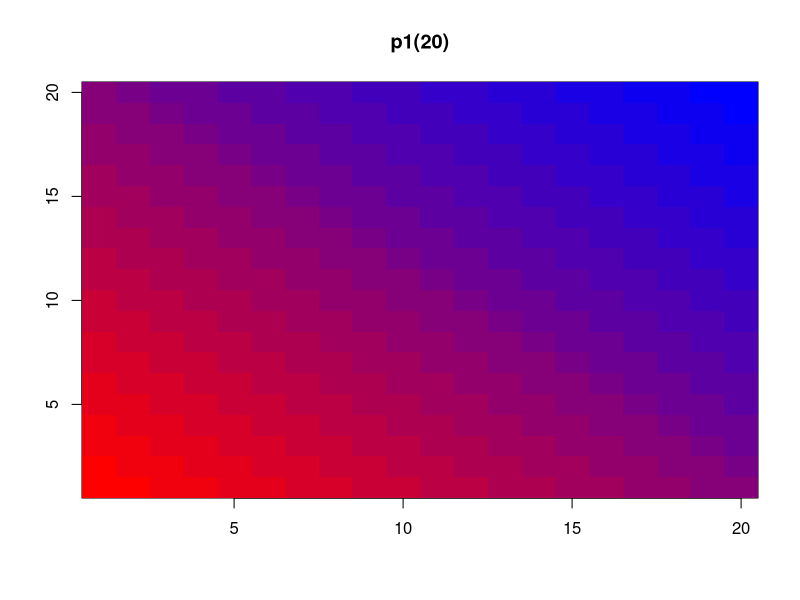
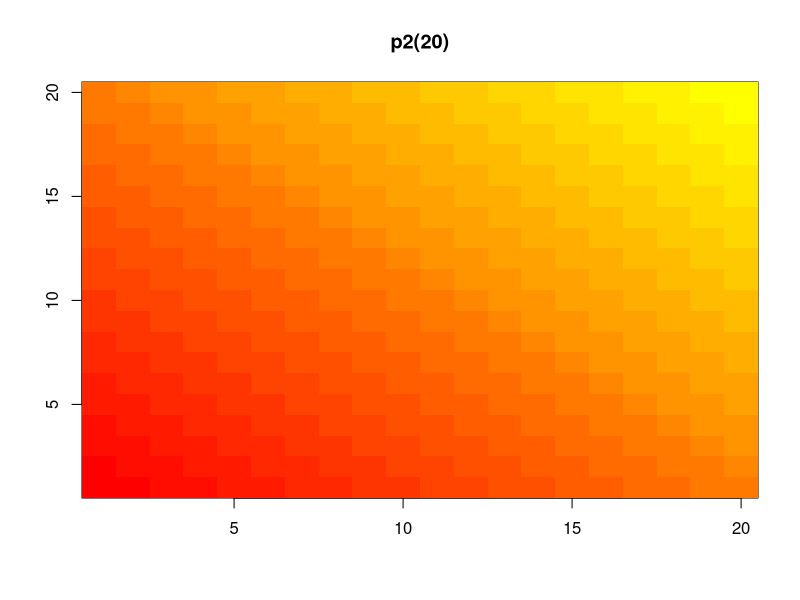
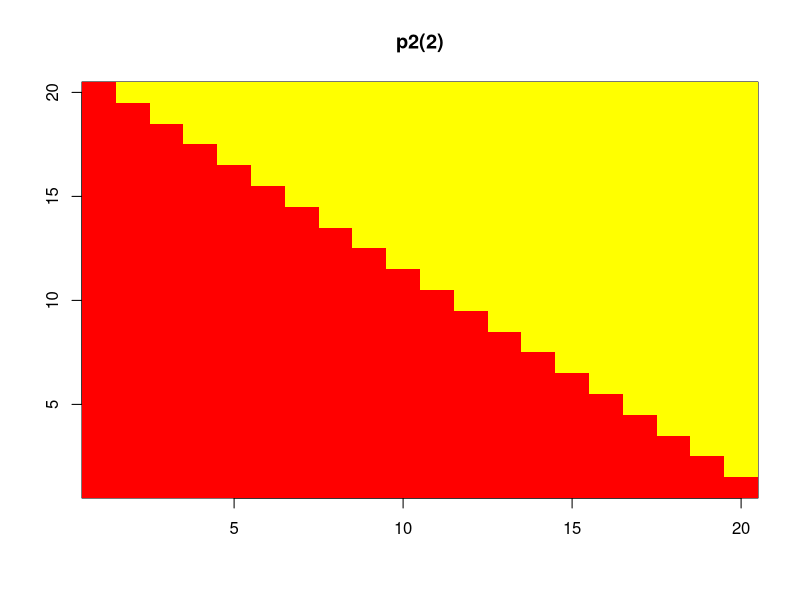

Reproduce these figures in R, in order. (Note: this script raises an error after producing the figures.)
pal <- colorRamp(c("red", "blue"))
pal(0)
# [,1] [,2] [,3]
# [1,]  255    0    0

pal(1)
# [,1] [,2] [,3]
# [1,]    0    0  255

pal(.5)
# (127.5,0,127.5)

pal(seq(0,1,len=6))
# [,1] [,2] [,3]
# [1,]  255    0    0
# [2,]  204    0   51
# [3,]  153    0  102
# [4,]  102    0  153
# [5,]   51    0  204
# [6,]    0    0  255

p1 <- colorRampPalette(c("red","blue"))
p1(2)
# [1] "#FF0000" "#0000FF"

p1(6)
# [1] "#FF0000" "#CC0033" "#990066" "#650099" "#3200CC" "#0000FF"

0xcc
# [1] 204

p2 <- colorRampPalette(c("red", "yellow"))
p2(2)
# [1] "#FF0000" "#FFFF00"

p2(10)
# [1] "#FF0000" "#FF1C00" "#FF3800" "#FF5500" "#FF7100" "#FF8D00" "#FFAA00" "#FFC600" "#FFE200" "#FFFF00"

showMe <- 
function(cv){
  myarg <- deparse(substitute(cv))
  z<- outer( 1:20,1:20, "+")
  obj<- list( x=1:20,y=1:20,z=z )
  image(obj, col=cv, main=myarg  )
}

showMe(p1(20))
## Here we see a similar display, the colors moving from red to yellow, the base
## colors of our p2 palette. For fun, see what p2(2) looks like using showMe.
showMe(p2(20))
showMe(p2(2))

## We mentioned before that colorRamp (and colorRampPalette) could return a 3 
## or 4 long vector of colors. We saw 3-long vectors returned indicating red, 
## green, and blue intensities. What would the 4th entry be?
## We'll answer this indirectly. First, look at the function p1 that 
## colorRampPalette returned to you. Just type p1 at the command prompt.

p1
# function (n) 
# {
#     x <- ramp(seq.int(0, 1, length.out = n))
#     if (ncol(x) == 4L) 
#         rgb(x[, 1L], x[, 2L], x[, 3L], x[, 4L], maxColorValue = 255)
#     else rgb(x[, 1L], x[, 2L], x[, 3L], maxColorValue = 255)
# }
# <bytecode: 0x7fc7aa0832b0>
# <environment: 0x7fc7b05314d8>

## The heart of p1 is really the call to the function rgb with either 4 or 5 
## arguments. Use the ?fun construct to look at the R documentation for rgb now

## Create the function p3 now by calling colorRampPalette
## with the colors blue and green (remember to concatenate them into a single 
## argument) and setting the alpha argument to .5.
p3 <- colorRampPalette(c("blue", "green"), alpha = .5)

p3(5)
# [1] "#0000FFFF" "#003FBFFF" "#007F7FFF" "#00BF3FFF" "#00FF00FF"

## We generated 1000 random normal pairs for you in the variables x and y. 
## We'll plot them in a scatterplot by calling plot with 4 arguments. 
## The variables x and y are the first 2. The third is the print character
## argument pch. Set this equal to 19 (filled circles). The final argument 
## is col which should be set equal to a call to rgb. Give rgb 3 
## arguments, 0, .5, and .5.
plot(x,y,pch=19, col=rgb(0,.5,.5))


## Well this picture is okay for a scatterplot, a nice mix of blue and green, 
## but it really doesn't tell us too much information in the center portion, 
## since the points are so thick there. We see there are a lot of points,
## but is one area more filled than another? We can't really discriminate 
## between different point densities. This is where the alpha argument can 
## help us. Recall your plot command (use the up arrow) and add a 4th argument,
## .3, to the call to rgb. This will be our value for alpha.
plot(x,y,pch=19, col=rgb(0,.5,.5,.3))

## Our last topic for this lesson is the RColorBrewer Package, available 
## on CRAN, that contains interesting and useful color palettes, of which 
## there are 3 types, sequential, divergent, and qualitative. Which one 
## you would choose to use depends on your data.

## These colorBrewer palettes can be used in conjunction with the colorRamp() 
## and colorRampPalette() functions. You would use colors from a colorBrewer 
## palette as your base palette,i.e., as arguments to colorRamp or
## colorRampPalette which would interpolate them to create new colors.

## As an example of this, create a new object, cols by calling the function 
## brewer.pal with 2 arguments, 3 and "BuGn". The string "BuGn" is the 
## second last palette in the sequential display. The 3 tells the 
## function how many different colors we want.
cols <- brewer.pal(3, "BuGn")
showMe(cols)

## We see 3 colors, mixes of blue and green. Now create the variable pal by 
## calling colorRampPalette with cols as its argument.
pal <- colorRampPalette(cols)

showMe(pal(3))

##l The call showMe(pal(3)) would be identical to the showMe(cols) call. 
## So use showMe to look at pal(20)
showMe(pal(20))

## Now we can use the colors in pal(20) to display topographic information 
## on Auckland's Maunga Whau Volcano. R provides this information in a 
## matrix called volcano which is included in the package datasets.  Call the R
## function image with volcano as its first argument and col set equal to 
## pal(20) as its second.

pal(20)
# [1] "#E5F5F9" "#DDF1F3" "#D5EEEE" "#CDEBE9" "#C5E8E4" "#BDE5DF" "#B5E2DA" "#ADDFD5" "#A4DCD0" "#9DD9CB" "#93D5C3"
# [12] "#87CFB8" "#7CC9AD" "#70C4A1" "#65BE96" "#59B88B" "#4EB380" "#42AD75" "#37A76A" "#2CA25F"


image(volcano, col = pal(20)) 
## We see that the colors here of the sequential palette clue us in on the 
## topography. The darker colors are more concentrated than the lighter ones. 
## Just for fun, recall your last command calling image and instead of pal(20),
## use p1(20) as the second argument.
image(volcano, col = p1(20)) 

## True or False? Careful use of colors in plots/maps/etc. can make it easier 
## for the reader to understand what points you're trying to convey.

# 1: False
# 2: True
# 
# Selection: 2

## Which of the following is an R package that provides color palettes for 
## sequential, categorical, and diverging data?
  
# 1: RColorVintner
# 2: RColorBrewer
# 3: RColorBluer
# 4: RColorStewer

# Ans: 2: RColorBrewer

# True or False? The colorRamp and colorRampPalette functions can be used 
# in conjunction with color palettes to connect data to colors.
# 
# 1: True
# 2: False
# 
# Selection: 1

# True or False?  Transparency can NEVER be used to clarify plots with many points
# 
# 1: False
# 2: True
# 
# Selection: 1

# True or False?  The call p7 <- colorRamp("red","blue") would work (i.e., 
# not generate an error).
# 
# 1: True
# 2: False
# 
# Selection: 2
# 
# True or False?  The function colors returns only 10 colors. It return 600+
# 
# 1: True
# 2: False
# 
# Selection: 2
# 
# Transparency is determined by which parameter of the rgb function?
#   
# 1: delta
# 2: alpha
# 3: it's all Greek to me
# 4: beta
# 5: gamma
# 
# Selection: 2



